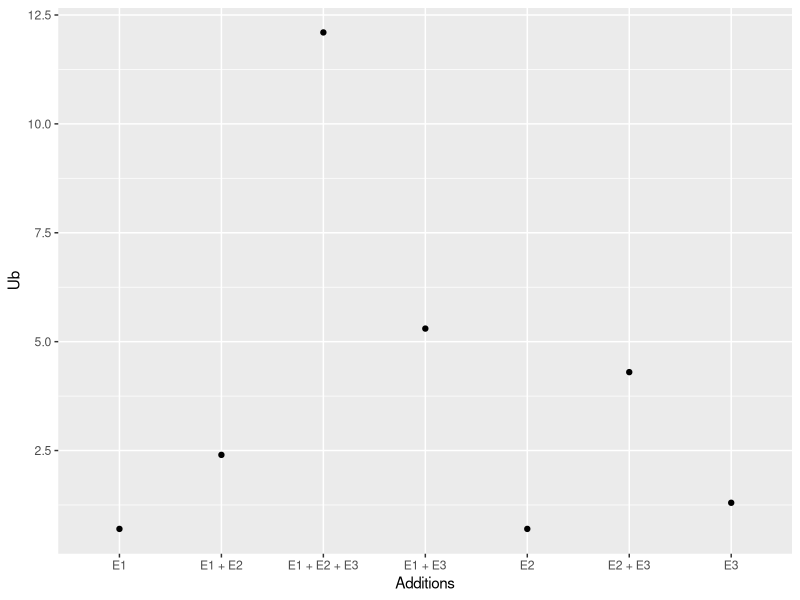
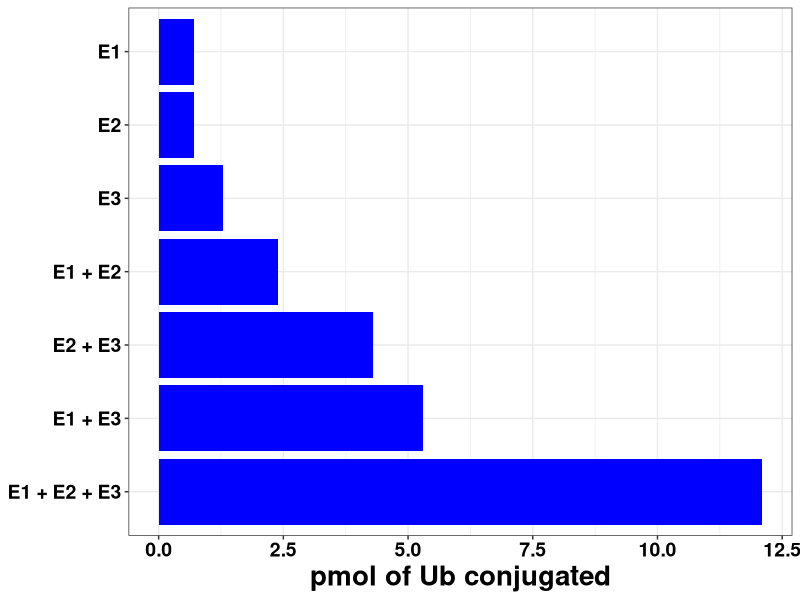
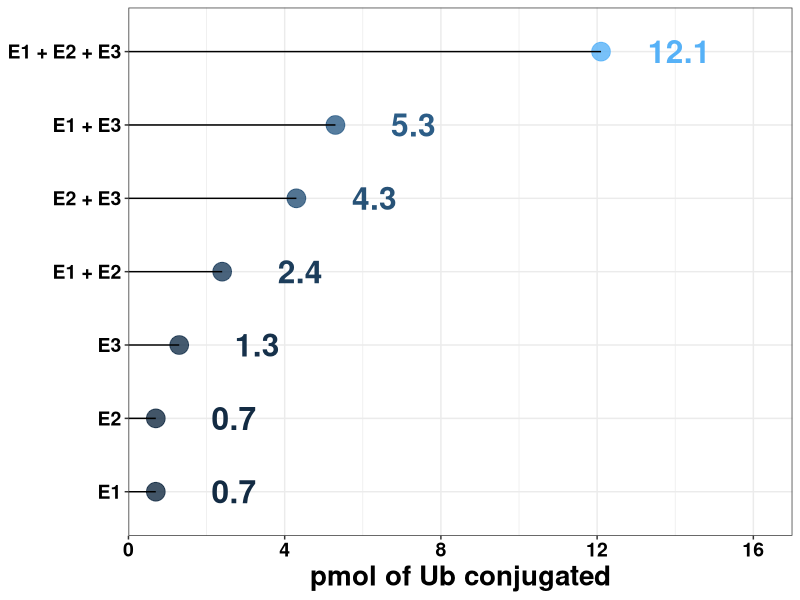

The R source for these figures, in order:
#Load the tidyverse package, which includes ggplot2
library(tidyverse)

# Make the table
tb2 <- data_frame("Additions" = c("E1", "E2", "E3", "E1 + E2", "E2 + E3", "E1 + E3", "E1 + E2 + E3"),
                  "Ub" = c(0.7, 0.7, 1.3, 2.4, 4.3, 5.3, 12.1))



#call the ggplot2 function
# plot column additions on the x, and Ub on the y
ggplot(tb2, aes(x = Additions, y = Ub)) +
  #pick a geom or type of plot, geom_point makes a scatter plot
  geom_point()

# plot column additions on the x but in reverse order, and Ub on the y 
ggplot(tb2, aes(x = fct_rev(fct_inorder(Additions)), y = Ub)) +
  # use a bar plot with blue bars
  geom_col(fill = "blue") +
  # use the black and white theme
  theme_bw() +
  # modify the defaults to remove the figure legend
  theme(legend.position = "none", 
        # change the title text to size 20 and bold
        axis.title = element_text(size = 20, face = "bold"), 
        # no y-axis title
        axis.title.y = element_blank(), 
        # change the axis label text to size 14, bold, and black color
        axis.text.x = element_text(size = 14, face = "bold", color = "black"),
        axis.text.y = element_text(size = 14, face = "bold", color = "black")) +
  # flip the axes so x-axis is now the vertical axis
  coord_flip() +
  # label the y-axis
  labs(y = "pmol of Ub conjugated")


# plot column additions on the x but in order, and Ub on the y 
ggplot(tb2, aes(x = fct_inorder(Additions), y = Ub)) +
  # shows points of size 4 and transparency (alpha) of 0.8, vary the color of the points
  geom_point(aes(color = Ub), size = 6, alpha = 0.8) +
  # add segments but vary the color and make the transparency (alpha) 0.2
  geom_segment(aes(x=Additions, xend=Additions, y=0, yend=Ub)) +
  # add text labels showing the numbers; label size 10 and bold
  geom_text(aes(label = Ub, y = Ub + 2, color = Ub), fontface = "bold", size = 8) +
  #use the black and white theme
  theme_bw() +
  # modify the defaults to remove the figure legend
  theme(legend.position = "none", 
        # change the title text to size 20 and bold
        axis.title = element_text(size = 20, face = "bold"), 
        # no y-axis title
        axis.title.y = element_blank(), 
        # change the axis label text to size 14, bold, and black color
        axis.text.x = element_text(size = 14, face = "bold", color = "black"),
        axis.text.y = element_text(size = 14, face = "bold", color = "black")) +
  scale_y_continuous(limits = c(0, 17), expand = c(0,0)) +
  # flip the axes so x-axis is now the vertical axis
  coord_flip() +
  # label the y-axis
  labs(y = "pmol of Ub conjugated")




